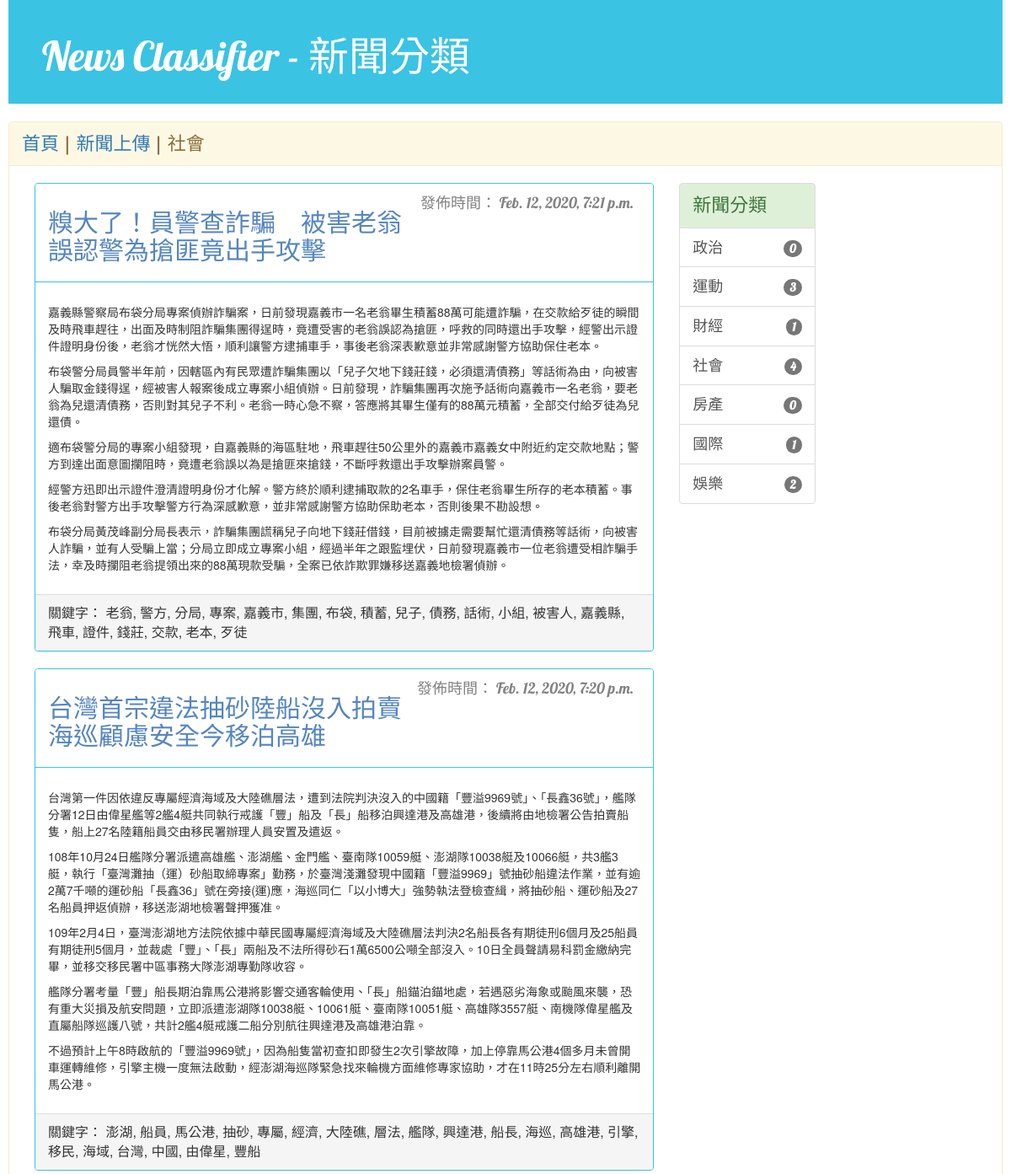
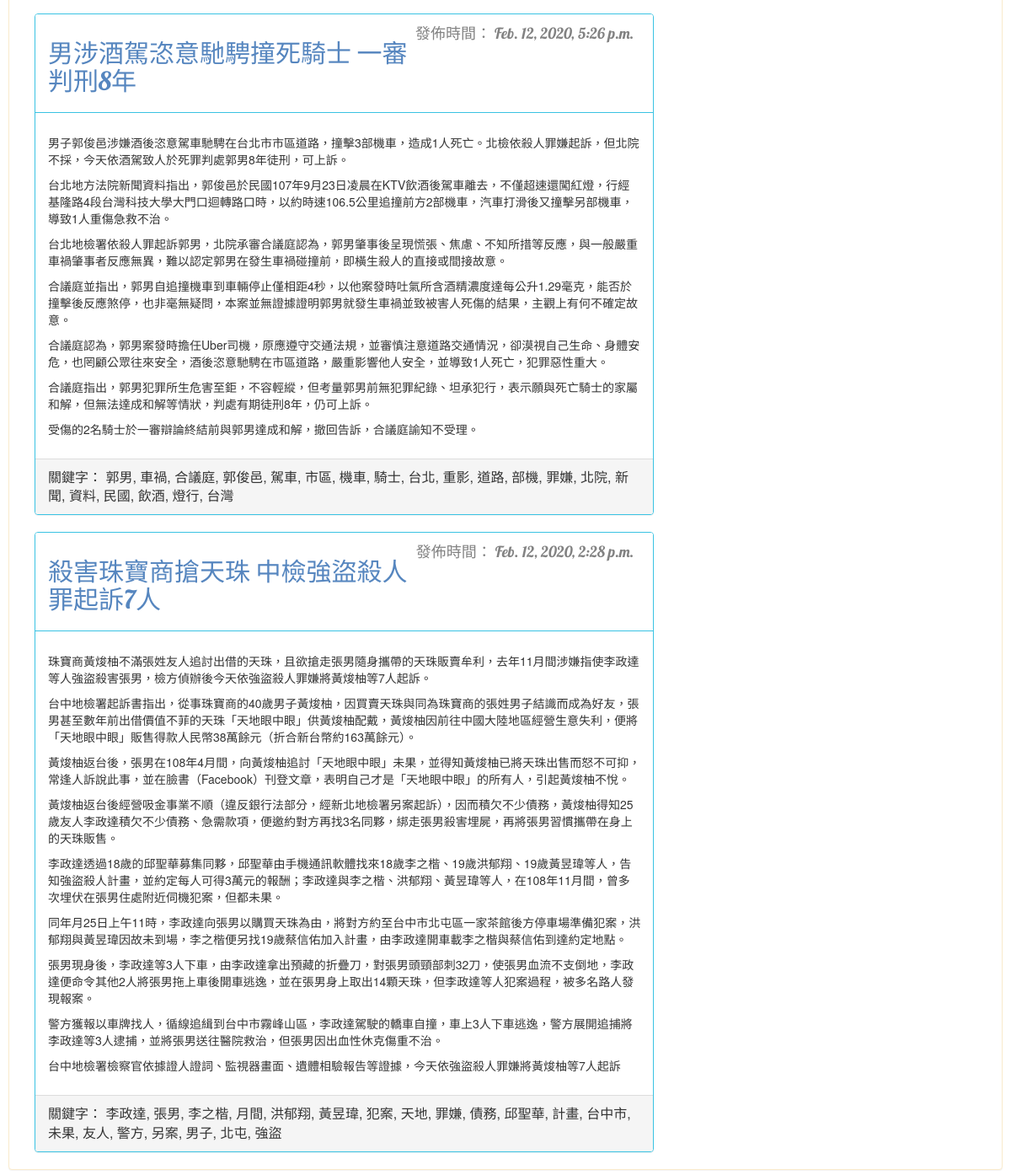
The page /news/category/3/ on the database its author committed (2 pictures, top to bottom).
### news/models.py (models this page shows, shortened)
class NewsType(models.Model): # 新聞類型
    type_id = models.IntegerField()
    type_name = models.CharField(max_length=15)
    def __str__(self):
        return self.type_name

class News(models.Model):
    author = models.ForeignKey(User, on_delete=models.CASCADE) # 連接使用者模組，刪除時則會將關聯對象一併刪除
    title = models.CharField(max_length=200)
    content = models.TextField()
    keyword = models.CharField(max_length=100)
    category = models.IntegerField()
    created_date = models.DateTimeField(default=timezone.now)
    created_time = models.DateTimeField(auto_now_add = True)

### news/views.py (the view)
# urls.py: url(r'^category/(?P<num>\d+)/$', views.news_nav, name='news_nav'),
def news_nav(request, num):
    cate_cnt = News.objects.values('category').annotate(cnt=Count('category'))
    types = NewsType.objects.all()
    type_arr = getTypeArr(cate_cnt, types)
    posts = News.objects.ﬁlter(category=num).order_by('-created_date')
    category = NewsType.objects.ﬁlter(type_id=num)
    return render(request, 'news/news_list.html', {'posts': posts, 'type_arr': type_arr, 'category': category[0]})

### news/views.py (called while the page is built)
def getTypeArr(cate_cnt, types):
    cate_dict = {}
    for cate in cate_cnt:
        cate_dict[cate['category']] = cate['cnt']
    type_arr = []
    for t in types:
        type_dict = {}
        type_dict['type_id'] = t.type_id
        type_dict['type_name'] = t.type_name
        if t.type_id in cate_dict.keys():
            type_dict['cnt'] = cate_dict[t.type_id]
        else:
            type_dict['cnt'] = 0
        type_arr.append(type_dict)
    return type_arr

### news/templates/news/news_list.html
{% extends 'news/base.html' %}
{% block content %}
<span class="lead-mid">{{ category }}</span>
</div>
<div class=" container-fluid ">
	<div class="col-md-8">
		<br>
		{% for post in posts %}
		<div class="panel panel-mine">
			<div class="panel-heading">
				<div class="date lead-small">
				  <p>發佈時間： {{post.created_date}}</p>
				</div>
				<h2><font color="#5686BF">{{post.title}}</font></h2>
			</div>
			<div class="panel-body">
				<p>{{post.content|linebreaks}}</p>
			</div>
			<div class="panel-footer mid-word">關鍵字： {{post.keyword}}</div>
		</div>
		{% empty %}
		<p class="lead-mid">此分類暫無新聞，敬請期待！</p>
		{% endfor %}
	</div>
{% endblock %}

### news/templates/news/base.html (shortened to what this page needs)
{% load staticfiles %}
<!DOCTYPE html>
<html lang="zh-TW">
<head>
	<link rel="stylesheet" href="https://maxcdn.bootstrapcdn.com/bootstrap/3.3.7/css/bootstrap.min.css">
	<link rel="stylesheet" href="{% static 'css/blog.css' %}">
</head>
<body>
    <div class="page-header">
        <a href="{% url 'news_list' %}"><h1>News Classifier - 新聞分類</h1></a>
    </div>
	<div class="panel panel-warning">
		<div class="panel-heading">
			<a class="lead-mid" href="{% url 'news_list' %}">首頁</a>
			<span class="lead-mid"> | </span>
			<a class="lead-mid" href="{% url 'news_add' %}">新聞上傳</a>
			<span class="lead-mid"> | </span>
    {% block content %}{% endblock %}
	<div class="hidden-xs col-lg-2">
		<br>
		<div class="list-group">
		<div class="list-group-item list-group-item-success lead-mid">新聞分類</div>
			{% for type in type_arr %}
			<a href="{% url 'news_nav' num=type.type_id %}" class="list-group-item lead-small">
				{{ type.type_name }}
				<span class="badge lead-xs">{{ type.cnt }}</span>
			</a>
			{% empty %}
			<ul>暫無分類，敬請期待</ul>
			{% endfor %}
		</div>
	</div>
</div>
</body>
</html>

### news/static/css/blog.css (style rules this page uses)
body { padding-left: 10px; padding-right: 10px; }
div.page-header { background-color: #3AC3E3; margin-top: 0; padding: 20px 20px 20px 40px; }
div.page-header h1, .page-header h1 a, .page-header h1 a:visited, .page-header h1 a:active { color: #ffffff; font-size: 36pt; text-decoration: none; }
h1, h2, h3, h4 { font-family: 'lobster', cursive; }
.date { float: right; color: #828282; padding-right: 8px; }
.mid-word { font-size: 12pt; }
.lead-xs { margin-top:4px; font-size:14px; font-family: 'lobster', cursive; }
.lead-small { font-size:18px; font-family: 'lobster', cursive; }
.lead-mid { font-size:22px; font-family: 'lobster', cursive; }
.panel-mine { border-color:#3AC3E3; }
.panel-mine>.panel-heading { color:#3c763d;background-color:#ffffff;border-color:#3AC3E3;border-size: 10px; }

### rows shown on the page
NewsType: type_name "社會", type_name "社會"
News: created_date "Feb. 12, 2020, 7:21 p.m.", title "糗大了！員警查詐騙 被害老翁誤認警為搶匪竟出手攻擊", content "嘉義縣警察局布袋分局專案偵辦詐騙案，日前發現嘉義市一名老翁畢生積蓄88萬可能遭詐騙，在交款給歹徒的瞬間及時飛車趕往，出面及時制阻詐騙集團得逞時，竟遭受害的老翁誤認為搶匪，呼救的同時還出手攻擊，經警出示證件證明身份後，老翁才恍然大悟，順利讓警方逮捕車手，事後老翁深表歉意並非常感謝警方協助保住老本。 布袋警分局員警半年前，因轄區內有民眾遭詐騙集團以「兒子欠地下錢莊錢，必須還清債務」等話術為由，向被害人騙取金錢得逞，經被害人報案後成立專案小組偵辦。日前發現，詐騙集團再次施予話術向嘉義市一名老翁，要老翁為兒還清債務，否則對其兒子不利。老翁一時心急不察，答應將其畢生僅有的88萬元積蓄，全部交付給歹徒為兒還債。 適布袋警分局的專案小組發現，自嘉義縣的海區駐地，飛車趕往50公里外的嘉義市嘉義女中附近約定交款地點；警方到達出面意圖攔阻時，竟遭老翁誤以為是搶匪來搶錢，不斷呼救還出手攻擊辦案員警。 經警方迅即出示證件澄清證明身份才化解。警方終於順利逮捕取款的2名車手，保住老翁畢生所存的老本積蓄。事後老翁對警方出手攻擊警方行為深感歉意，並非常感謝警方協助保助老本，否則後果不勘設想。 布袋分局黃茂峰副分局長表示，詐騙集團謊稱兒子向地下錢莊借錢，目前被擄走需要幫忙還清債務等話術，向被害人詐騙，並有人受騙上當；分局立即成立專案小組，經過半年之跟監埋伏，日前發現嘉義市一位老翁遭受相詐騙手法，幸及時攔阻老翁提領出來的88萬現款受騙，全案已依詐欺罪嫌移送嘉義地檢署偵辦。", keyword "老翁, 警方, 分局, 專案, 嘉義市, 集團, 布袋, 積蓄, 兒子, 債務, 話術, 小組, 被害人, 嘉義縣, 飛車, 證件, 錢莊, 交款, 老本, 歹徒"
News: created_date "Feb. 12, 2020, 7:20 p.m.", title "台灣首宗違法抽砂陸船沒入拍賣 海巡顧慮安全今移泊高雄", content "台灣第一件因依違反專屬經濟海域及大陸礁層法，遭到法院判決沒入的中國籍「豐溢9969號」、「長鑫36號」，艦隊分署12日由偉星艦等2艦4艇共同執行戒護「豐」船及「長」船移泊興達港及高雄港，後續將由地檢署公告拍賣船隻，船上27名陸籍船員交由移民署辦理人員安置及遣返。 108年10月24日艦隊分署派遣高雄艦、澎湖艦、金門艦、臺南隊10059艇、澎湖隊10038艇及10066艇，共3艦3艇，執行「臺灣灘抽（運）砂船取締專案」勤務，於臺灣淺灘發現中國籍「豐溢9969」號抽砂船違法作業，並有逾2萬7千噸的運砂船「長鑫36」號在旁接(運)應，海巡同仁「以小博大」強勢執法登檢查緝，將抽砂船、運砂船及27名船員押返偵辦，移送澎湖地檢署聲押獲准。 109年2月4日，臺灣澎湖地方法院依據中華民國專屬經濟海域及大陸礁層法判決2名船長各有期徒刑6個月及25船員有期徒刑5個月，並裁處「豐」、「長」兩船及不法所得砂石1萬6500公噸全部沒入。10日全員聲請易科罰金繳納完畢，並移交移民署中區事務大隊澎湖專勤隊收容。 艦隊分署考量「豐」船長期泊靠馬公港將影響交通客輪使用、「長」船錨泊錨地處，若遇惡劣海象或颱風來襲，恐有重大災損及航安問題，立即派遣澎湖隊10038艇、10061艇、臺南隊10051艇、高雄隊3557艇、南機隊偉星艦及直屬船隊巡護八號，共計2艦4艇戒護二船分別航往興達港及高雄港泊靠。 不過預計上午8時啟航的「豐溢9969號」，因為船隻當初查扣即發生2次引擎故障，加上停靠馬公港4個多月未曾開車運轉維修，引擎主機一度無法啟動，經澎湖海巡隊緊急找來輪機方面維修專家協助，才在11時25分左右順利離開馬公港。", keyword "澎湖, 船員, 馬公港, 抽砂, 專屬, 經濟, 大陸礁, 層法, 艦隊, 興達港, 船長, 海巡, 高雄港, 引擎, 移民, 海域, 台灣, 中國, 由偉星, 豐船"
News: created_date "Feb. 12, 2020, 5:26 p.m.", title "男涉酒駕恣意馳騁撞死騎士 一審判刑8年", content "男子郭俊邑涉嫌酒後恣意駕車馳騁在台北市市區道路，撞擊3部機車，造成1人死亡。北檢依殺人罪嫌起訴，但北院不採，今天依酒駕致人於死罪判處郭男8年徒刑，可上訴。 台北地方法院新聞資料指出，郭俊邑於民國107年9月23日凌晨在KTV飲酒後駕車離去，不僅超速還闖紅燈，行經基隆路4段台灣科技大學大門口迴轉路口時，以約時速106.5公里追撞前方2部機車，汽車打滑後又撞擊另部機車，導致1人重傷急救不治。 台北地檢署依殺人罪起訴郭男，北院承審合議庭認為，郭男肇事後呈現慌張、焦慮、不知所措等反應，與一般嚴重車禍肇事者反應無異，難以認定郭男在發生車禍碰撞前，即橫生殺人的直接或間接故意。 合議庭並指出，郭男自追撞機車到車輛停止僅相距4秒，以他案發時吐氣所含酒精濃度達每公升1.29毫克，能否於撞擊後反應煞停，也非毫無疑問，本案並無證據證明郭男就發生車禍並致被害人死傷的結果，主觀上有何不確定故意。 合議庭認為，郭男案發時擔任Uber司機，原應遵守交通法規，並審慎注意道路交通情況，卻漠視自己生命、身體安危，也罔顧公眾往來安全，酒後恣意馳騁在市區道路，嚴重影響他人安全，並導致1人死亡，犯罪惡性重大。 合議庭指出，郭男犯罪所生危害至鉅，不容輕縱，但考量郭男前無犯罪紀錄、坦承犯行，表示願與死亡騎士的家屬和解，但無法達成和解等情狀，判處有期徒刑8年，仍可上訴。 受傷的2名騎士於一審辯論終結前與郭男達成和解，撤回告訴，合議庭諭知不受理。", keyword "郭男, 車禍, 合議庭, 郭俊邑, 駕車, 市區, 機車, 騎士, 台北, 重影, 道路, 部機, 罪嫌, 北院, 新聞, 資料, 民國, 飲酒, 燈行, 台灣"
News: created_date "Feb. 12, 2020, 2:28 p.m.", title "殺害珠寶商搶天珠 中檢強盜殺人罪起訴7人", content "珠寶商黃焌柚不滿張姓友人追討出借的天珠，且欲搶走張男隨身攜帶的天珠販賣牟利，去年11月間涉嫌指使李政達等人強盜殺害張男，檢方偵辦後今天依強盜殺人罪嫌將黃焌柚等7人起訴。 台中地檢署起訴書指出，從事珠寶商的40歲男子黃焌柚，因買賣天珠與同為珠寶商的張姓男子結識而成為好友，張男甚至數年前出借價值不菲的天珠「天地眼中眼」供黃焌柚配戴，黃焌柚因前往中國大陸地區經營生意失利，便將「天地眼中眼」販售得款人民幣38萬餘元（折合新台幣約163萬餘元）。 黃焌柚返台後，張男在108年4月間，向黃焌柚追討「天地眼中眼」未果，並得知黃焌柚已將天珠出售而怒不可抑，常逢人訴說此事，並在臉書（Facebook）刊登文章，表明自己才是「天地眼中眼」的所有人，引起黃焌柚不悅。 黃焌柚返台後經營吸金事業不順（違反銀行法部分，經新北地檢署另案起訴），因而積欠不少債務，黃焌柚得知25歲友人李政達積欠不少債務、急需款項，便邀約對方再找3名同夥，綁走張男殺害埋屍，再將張男習慣攜帶在身上的天珠販售。 李政達透過18歲的邱聖華募集同夥，邱聖華由手機通訊軟體找來18歲李之楷、19歲洪郁翔、19歲黃昱瑋等人，告知強盜殺人計畫，並約定每人可得3萬元的報酬；李政達與李之楷、洪郁翔、黃昱瑋等人，在108年11月間，曾多次埋伏在張男住處附近伺機犯案，但都未果。 同年月25日上午11時，李政達向張男以購買天珠為由，將對方約至台中市北屯區一家茶館後方停車場準備犯案，洪郁翔與黃昱瑋因故未到場，李之楷便另找19歲蔡信佑加入計畫，由李政達開車載李之楷與蔡信佑到達約定地點。…", keyword "李政達, 張男, 李之楷, 月間, 洪郁翔, 黃昱瑋, 犯案, 天地, 罪嫌, 債務, 邱聖華, 計畫, 台中市, 未果, 友人, 警方, 另案, 男子, 北屯, 強盜"
NewsType: type_name "政治"
NewsType: type_name "運動"
NewsType: type_name "財經"
NewsType: type_name "房產"
NewsType: type_name "國際"
NewsType: type_name "娛樂"

### other values the page prints
{{ type.cnt }} "0" "3" "1" "4" "0" "1" "2"
